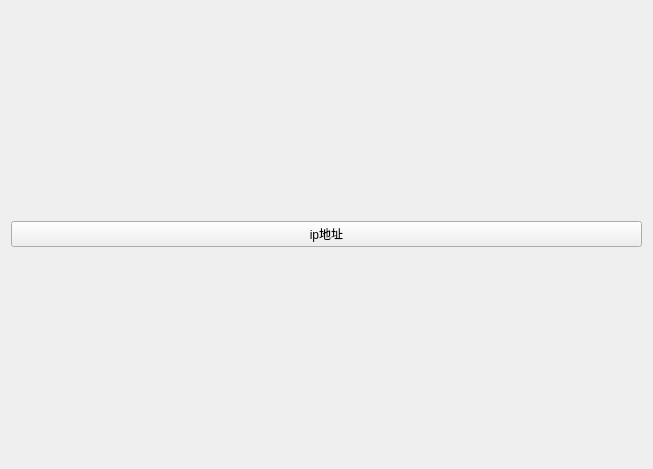
<?xml version="1.0" encoding="UTF-8"?>
<ui version="4.0">
 <class>Form</class>
 <widget class="QWidget" name="Form">
  <property name="geometry">
   <rect>
    <x>0</x>
    <y>0</y>
    <width>653</width>
    <height>469</height>
   </rect>
  </property>
  <property name="windowTitle">
   <string>Form</string>
  </property>
  <layout class="QHBoxLayout" name="horizontalLayout">
   <item>
    <widget class="QPushButton" name="button">
     <property name="text">
      <string>ip地址</string>
     </property>
    </widget>
   </item>
  </layout>
 </widget>
 <resources/>
 <connections/>
</ui>
